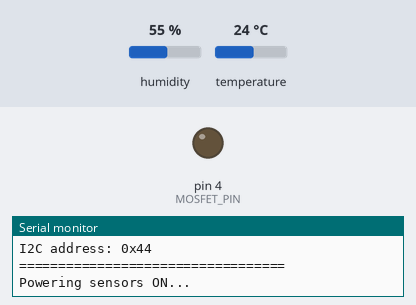
This sketch was run on a simulated Arduino Pro Mini, built with avr-gcc and run on an emulated ATmega328P. Parts: output pins drawn as LEDs (lit = HIGH), the last lines printed to the serial monitor. The test bench sets the inputs (shaded band); at power-on: humidity 55 %, temperature 24 °C.

Above: at 1.21 s.
At 3.8 s:
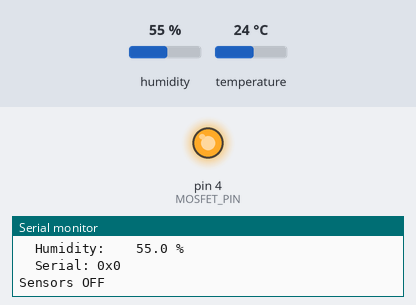
Timing chart, 0 to 7.9 s (numbered marks = the images above):
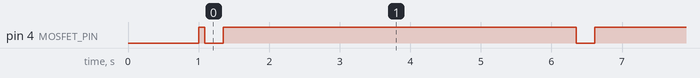

The sketch:

v2_04_sht40_test.ino
```cpp
// ============================================================
// TEST 04: SHT40 SENSOR VIA MOSFET POWER
// Arduino Pro Mini 3.3V/8MHz + A1SHB MOSFET + SHT40
//
// PURPOSE: Verify SHT40 works when powered through MOSFET
//          The SHT40 will measure internal hive temperature
// SETUP:   SHT40 VCC connected to MOSFET drain (sensor rail)
//          SHT40 SDA → A4, SCL → A5
//          SHT40 GND → GND
//
// NOTE: SHT40 I2C address = 0x44
//       AHT10 I2C address = 0x38
//       They can coexist on the same bus
// ============================================================

#include <Wire.h>
#include "Adafruit_SHT4x.h"

#define MOSFET_PIN 4  // P-FET gate: LOW = ON, HIGH = OFF

Adafruit_SHT4x sht4 = Adafruit_SHT4x();

void sensorsOn() {
  digitalWrite(MOSFET_PIN, LOW);
}

void sensorsOff() {
  digitalWrite(MOSFET_PIN, HIGH);
}

// Quick I2C scanner to verify device is visible
void i2cScan() {
  Serial.println(F("  I2C scan:"));
  byte count = 0;
  for (byte addr = 1; addr < 127; addr++) {
    Wire.beginTransmission(addr);
    if (Wire.endTransmission() == 0) {
      Serial.print(F("    Found 0x"));
      if (addr < 16) Serial.print('0');
      Serial.print(addr, HEX);
      if (addr == 0x44) Serial.print(F(" (SHT40)"));
      if (addr == 0x38) Serial.print(F(" (AHT10)"));
      Serial.println();
      count++;
    }
  }
  if (count == 0) {
    Serial.println(F("    No I2C devices found!"));
  }
}

void setup() {
  Serial.begin(9600);
  delay(1000);

  pinMode(MOSFET_PIN, OUTPUT);
  sensorsOff();

  Serial.println();
  Serial.println(F("=== TEST 04: SHT40 VIA MOSFET ==="));
  Serial.println(F("Internal hive temperature sensor"));
  Serial.println(F("I2C address: 0x44"));
  Serial.println(F("=================================="));
  Serial.println();
}

void loop() {
  // --- Power UP ---
  Serial.print(F("Powering sensors ON... "));
  sensorsOn();
  delay(100);

  Wire.begin();
  delay(50);

  // Scan bus first
  Serial.println();
  i2cScan();

  // Init SHT40
  bool ok = sht4.begin();
  if (!ok) {
    delay(200);
    ok = sht4.begin();
  }

  if (!ok) {
    Serial.println(F("FAIL - SHT40 not detected"));
    Serial.println(F("  Check wiring: VCC→MOSFET drain, SDA→A4, SCL→A5"));
    Serial.println(F("  Verify 0x44 appears in I2C scan above"));
  } else {
    Serial.println(F("SHT40 OK"));

    // Set precision (high precision, no heater)
    sht4.setPrecision(SHT4X_HIGH_PRECISION);
    sht4.setHeater(SHT4X_NO_HEATER);

    // Read
    sensors_event_t humidity, temperature;
    sht4.getEvent(&humidity, &temperature);

    float t = temperature.temperature;
    float h = humidity.relative_humidity;

    Serial.print(F("  Temperature: "));
    Serial.print(t, 2);
    Serial.println(F(" °C"));
    Serial.print(F("  Humidity:    "));
    Serial.print(h, 1);
    Serial.println(F(" %"));

    // Print serial number for verification
    Serial.print(F("  Serial: 0x"));
    Serial.println(sht4.readSerial(), HEX);

    if (t < -10 || t > 70) {
      Serial.println(F("  WARNING: temperature out of expected range"));
    }
  }

  // --- Power DOWN ---
  Wire.end();
  delay(10);
  sensorsOff();
  Serial.println(F("Sensors OFF\n"));

  delay(5000);
}
```

Measured:
- by itself, pin 4 (MOSFET_PIN): alternates HIGH for 5.0 s and LOW for 0.26 s
